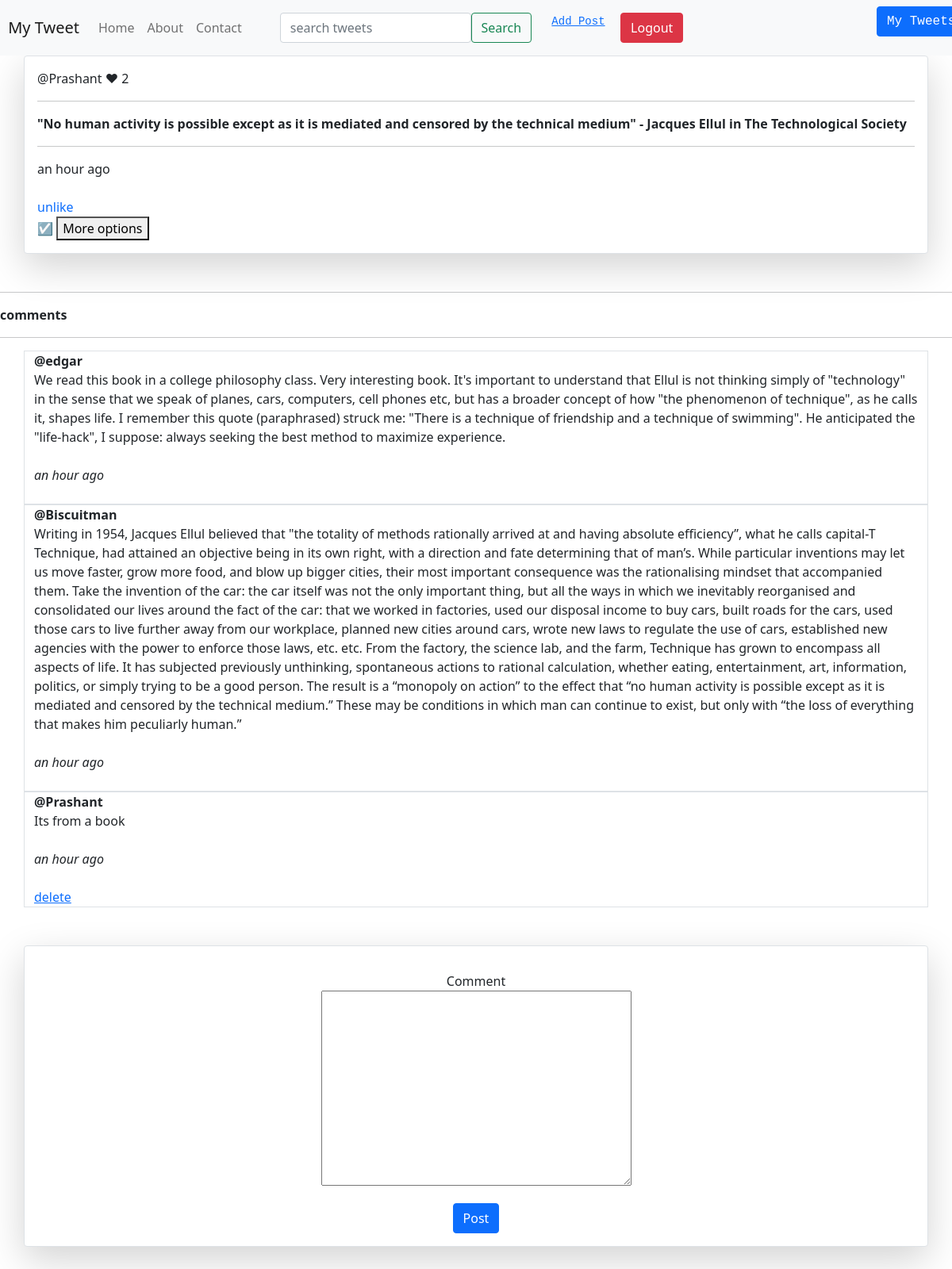
/post/no-human-activity-is-possible-except-as-it-is-medi (signed in), run on the app's committed database.
### smwapp/models.py (models this page shows, shortened)
class post(models.Model):
    user = models.ForeignKey(User, on_delete=models.CASCADE)
    status = models.TextField()
    no_of_likes = models.IntegerField(default=0)
    posted_date = models.DateTimeField(auto_now_add=True,null=True)
    slug = AutoSlugField(populate_from = 'status', unique = True, null = True)

class comments(models.Model):
    user = models.ForeignKey(User, on_delete=models.CASCADE)
    post = models.ForeignKey(post, on_delete=models.CASCADE)
    comment = models.TextField()
    posted_date = models.DateTimeField(auto_now_add=True, null = True)

### smwapp/views.py (the view, shortened to what this page needs)
# urls.py: path('post/<slug>', views.specific_post, name = "post"),
@login_required(login_url='loginpage')
def specific_post(request, slug):
    reply = replyform()
    obj = post.objects.get(slug = slug)
    form = commentform()
    comments = obj.comments_set.all()
    try:
        like_obj = likes.objects.get(Q(post=obj) & Q(user = request.user))
        a = like_obj.has_liked
    except:
        a = False
    data =  {
        'post' : obj,
        'comments' : comments ,
        'liked' : a ,
        'form' : form ,
        'rform' : reply
    }
    return render(request, "specpost.html", data)

### smwapp/forms.py
class commentform(forms.ModelForm):
    class Meta:
        model = comments
        fields = ('comment',)

class replyform(forms.ModelForm):
    class Meta:
        model = replycomment
        fields = ('reply',)

### smwapp/templates/specpost.html (shortened to what this page needs)
{% extends 'base.html' %}
{% block content %}
{% load humanize %}
<div class="container border shadow-lg p-3 mb-5 bg-white rounded">
    @{{post.user}}
    &#10084; {{post.no_of_likes}}
    <hr>
        <b> {{post.status}}</b>
        <hr>
        {{post.posted_date | naturaltime}}
        <br><br>
            {% if liked %}
            <a href="{% url 'like' slug=post.slug %}" style="text-decoration: none; size: 700px;">unlike</a> <br> &#x2611;
            {% else %}
            <a href="{% url 'like' slug=post.slug %}" style="text-decoration: none; size: 700px;">like</a> <br>
            {% endif %}
        <button data-bs-toggle="collapse" data-bs-target="#demo">More options</button>
    </div>
<hr>
<b>comments</b>
<hr>
{% for c in comments %}
    <div class="container border">
        <b>@{{c.user}}</b> <br>
        {{c.comment}} <br> <br>
       <i> {{c.posted_date | naturaltime}}</i> <br> <br>
       {% if c.user == request.user %}
        <a href="{% url 'deletecomment' id=c.id %}">delete</a>
       {% endif %}
    </div>
{% endfor %}
<br> <br>
   <center>
<div class="container border shadow-lg p-3 mb-5 bg-white rounded">
    <form action="" method="post">
        {% for fields in form %}
        <div class="mb-3 mt-3">
          {{fields.label}} <br>
          {{fields}}
        </div>
        {% endfor %}
        <button type="submit" class="btn btn-primary">Post</button>
    </form>
</center>
{% endblock content %}

### data on the page
post: user "Prashant", no_of_likes "2", status "\"No human activity is possible except as it is mediated and censored by the technical medium\" - Jacques Ellul in The Technological Society", posted_date "an hour ago"
comments: user "edgar", comment "We read this book in a college philosophy class. Very interesting book. It's important to understand that Ellul is not thinking simply of \"technology\" in the sense that we speak of planes, cars, computers, cell phones etc, but has a broader concept of how \"the phenomenon of technique\", as he calls it, shapes life. I remember this quote (paraphrased) struck me: \"There is a technique of friendship and a technique of swimming\". He anticipated the \"life-hack\", I suppose: always seeking the best method to maximize experience.", posted_date "an hour ago"
comments: user "Biscuitman", comment "Writing in 1954, Jacques Ellul believed that \"the totality of methods rationally arrived at and having absolute efficiency”, what he calls capital-T Technique, had attained an objective being in its own right, with a direction and fate determining that of man’s. While particular inventions may let us move faster, grow more food, and blow up bigger cities, their most important consequence was the rationalising mindset that accompanied them. Take the invention of the car: the car itself was not the only important thing, but all the ways in which we inevitably reorganised and consolidated our lives around the fact of the car: that we worked in factories, used our disposal income to buy cars,…", posted_date "an hour ago"
comments: user "Prashant", comment "Its from a book", posted_date "an hour ago", shows "delete"

### other printed values
{{ fields.label }} "Comment"
